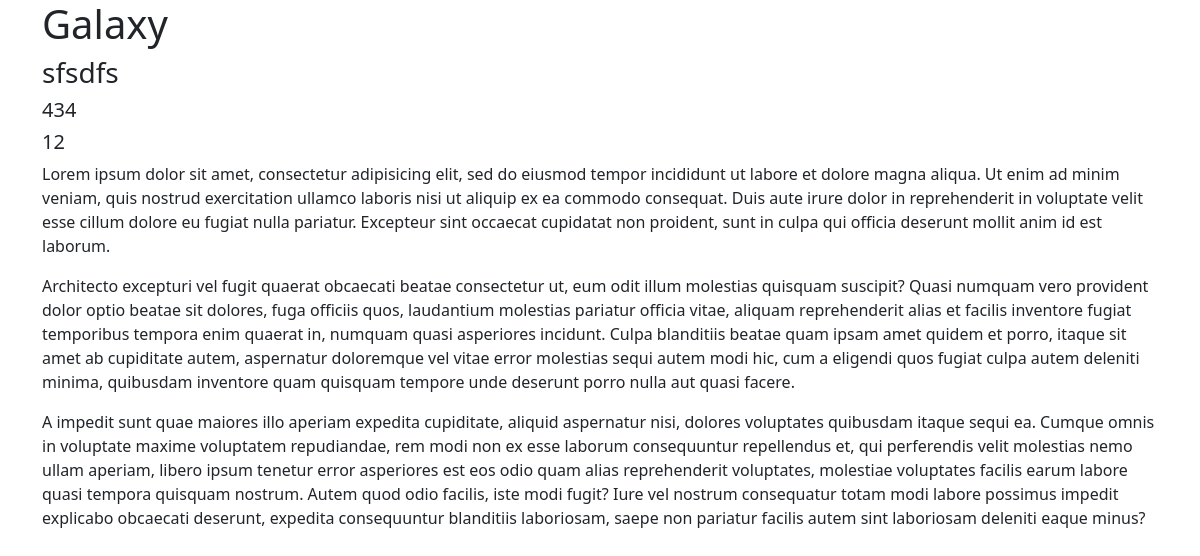
The app's page /galaxy/3 with its own data.
### StarSystem/models.py (models this page shows, shortened)
class Galaxy(models.Model):
    name = models.CharField(max_length=100, default=None)
    size_x = models.PositiveIntegerField(default=None)
    size_y = models.PositiveIntegerField(default=None)
    class Meta:
        verbose_name_plural = 'Galaxies'
        ordering = ['-id']

### StarSystem/views.py (the view)
# urls.py: path('galaxy/<int:pk>', GalaxyDetailView.as_view(), name='galaxy-detail'),
class GalaxyDetailView(DetailView):
    template_name = 'galaxy.html'
    model = Galaxy
    def get_context_data(self, **kwargs):
        context = super().get_context_data(**kwargs)
        return context

### StarSystem/templates/galaxy.html
{% extends "base.html" %}
{% block content %}
    <h1>Galaxy</h1>
    <h3>{{galaxy.name}}</h3>
    <p class="h5">{{galaxy.size_x}}</p>
    <p class="h5">{{galaxy.size_y}}</p>
    <div class="row">
        <div class="col-12">
        {% lorem 3 p %}
        </div>
    </div>
{% endblock content%}

### records on screen
Galaxy: name "sfsdfs", size_x "434", size_y "12"
